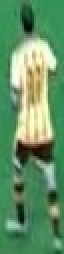
#> input picture media/players/0.jpg, 32 x 127 px, found by its file name (shown 2 times larger)
$ python dbscan.py   (older library calls are emulated)
#> lines starting #> are read from the running program, lines starting #| are printed output that depends on the picture; after the words box and inside, x2 and y2 are one past the last pixel; in counts of white or black regions, pixels touching at a corner belong together
import cv2
import numpy as np
from sklearn.cluster import MiniBatchKMeans, DBSCAN
from matplotlib import pyplot as plt
from colorthief import ColorThief
from mpl_toolkits import mplot3d

def remove_background(imagen):
    hsv = cv2.cvtColor(np.copy(imagen), cv2.COLOR_BGR2HSV)
    mask = cv2.inRange(hsv, (36, 25, 25), (86, 255,255))
    imask = mask==0
    m = imask.astype("uint8")
    target = cv2.bitwise_and(imagen, imagen, mask=m)
    return target

def quantize(img, clusters):
    dominant_color = (0, 0, 0)
    h, w = img.shape[:2]
    image = cv2.cvtColor(img, cv2.COLOR_BGR2LAB)
    image = image.reshape((image.shape[0] * image.shape[1], 3))
    clf = MiniBatchKMeans(n_clusters=clusters)
    labels = clf.fit_predict(image)
    centers =  clf.cluster_centers_.astype("uint8")
    colors = cv2.cvtColor(np.array([centers]), cv2.COLOR_LAB2RGB)[0]
    for color in colors:
        if color[0] > 3 and color[1] > 3 and color[2] > 3:
            dominant_color = color
    #cs, rep = np.unique(labels, return_counts=True)
    quantized = centers[labels]
    quantized = quantized.reshape((h, w, 3))
    quantized = cv2.cvtColor(quantized, cv2.COLOR_LAB2RGB, cv2.CV_8U)
    return quantized, dominant_color

paths = ['media/players/arg1.jpg', 'media/players/arg2.jpg', 'media/players/arg3.jpg', 'media/players/arg4.jpg', 'media/players/arg5.jpg',
        'media/players/hol1.jpg', 'media/players/hol2.jpg', 'media/players/hol3.jpg', 'media/players/hol4.jpg', 'media/players/hol5.jpg']
clusters = 2
path = 'media/players/{}.jpg'
dest = "media\\players\\quantized1.jpg"

colors = []
r = []
g = []
b = []
for i in range(0, 13):
    image = cv2.imread(path.format(i))
#> image is the input picture: shape (127, 32, 3); mean B, G, R 101.9, 146.5, 99.9
    image = remove_background(image)
#> in remove_background, `hsv = cv2.cvtColor(np.copy(imagen), cv2.COLOR_BGR2HSV)`: hsv: shape (127, 32, 3); mean H, S, V 58.3, 114.6, 148.6
#> in remove_background, `mask = cv2.inRange(hsv, (36, 25, 25), (86, 255,255))`:
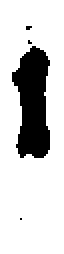
#> mask: shape (127, 32) (shown 2 times larger); 81.2% white; 4 black regions (3 under 20 px), largest, box (x1, y1, x2, y2) and area: (6, 23, 25, 79) 757
#> in remove_background, `target = cv2.bitwise_and(imagen, imagen, mask=m)`:
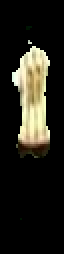
#> target: shape (127, 32, 3) (shown 2 times larger); mean B, G, R 26.3, 34.8, 36.7
    image = image[int(image.shape[0]*0.05):int(image.shape[0]*0.6), :]
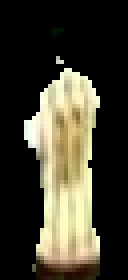
#> image: shape (70, 32, 3) (shown 4 times larger); mean B, G, R 47.5, 62.6, 66
    quantized, dom_color = quantize(image, clusters=clusters)
#> in quantize, `image = cv2.cvtColor(img, cv2.COLOR_BGR2LAB)`: image: shape (70, 32, 3); mean of channels 0, 1, 2 63.8, 127, 136
#> in quantize, `image = image.reshape((image.shape[0] * image.shape[1], 3))`: image = 2240 rows, first 8: [0, 128, 128], [0, 128, 128], [0, 128, 128], [0, 128, 128], [0, 128, 128], [0, 128, 128], [0, 128, 128], [0, 128, 128]
#> in quantize, `labels = clf.fit_predict(image)`: labels = 2240 values, max 1 at index 0, min 0 at index 462, mean 0.705
#> in quantize, `quantized = centers[labels]`: quantized = 2240 rows, first 8: [1, 128, 128], [1, 128, 128], [1, 128, 128], [1, 128, 128], [1, 128, 128], [1, 128, 128], [1, 128, 128], [1, 128, 128]
#> in quantize, `quantized = quantized.reshape((h, w, 3))`:
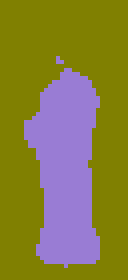
#> quantized: shape (70, 32, 3) (shown 4 times larger); mean of channels 0, 1, 2 63.2, 126.8, 135.4; drawn as B, G, R
#> in quantize, `quantized = cv2.cvtColor(quantized, cv2.COLOR_LAB2RGB, cv2.CV_8U)`:
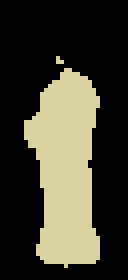
#> quantized: shape (70, 32, 3) (shown 4 times larger); mean R, G, B 65.6, 62.7, 48.6
#> dom_color = [218, 208, 160]
    colors.append(dom_color)
    r.append(dom_color[0])
    g.append(dom_color[1])
    b.append(dom_color[2])
#> pass 2 of the loop `for i in range(0, 13):`:
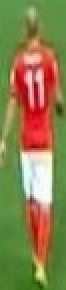
#> input picture media/players/1.jpg, 33 x 145 px, found by its file name (shown 2 times larger)
#> image is the input picture: shape (145, 33, 3); mean B, G, R 76.9, 127.6, 137.6
#> hsv: shape (145, 33, 3); mean H, S, V 44.2, 138.8, 160.9
#> in remove_background (call 2), `mask = cv2.inRange(hsv, (36, 25, 25), (86, 255,255))`:
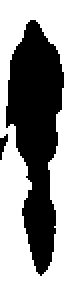
#> mask: shape (145, 33) (shown 2 times larger); 54.1% white; 2 black regions, box (x1, y1, x2, y2) and area: (3, 10, 32, 138) 2167, (0, 67, 4, 80) 27
#> target: shape (145, 33, 3)
#> in quantize (call 2), `image = image.reshape((image.shape[0] * image.shape[1], 3))`: image = 2640 rows, first 8: [0, 128, 128], [0, 128, 128], [0, 128, 128], [0, 128, 128], [0, 128, 128], [0, 128, 128], [0, 128, 128], [0, 128, 128]
#> labels = 2640 values, max 1 at index 0, min 0 at index 114, mean 0.398
#> in quantize (call 2), `quantized = centers[labels]`: quantized has the same summary as image
#> in quantize (call 2), `quantized = cv2.cvtColor(quantized, cv2.COLOR_LAB2RGB, cv2.CV_8U)`:
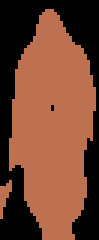
#> quantized: shape (80, 33, 3) (shown 3 times larger); mean R, G, B 113.7, 68, 48.1
#> dom_color = [189, 113, 80]
#> (the run stopped early here; a loop or call above may not have finished)
